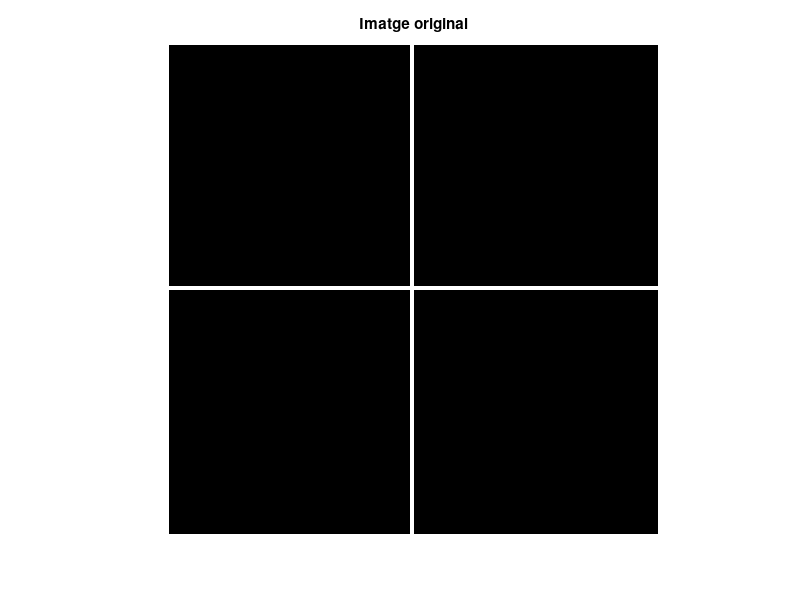
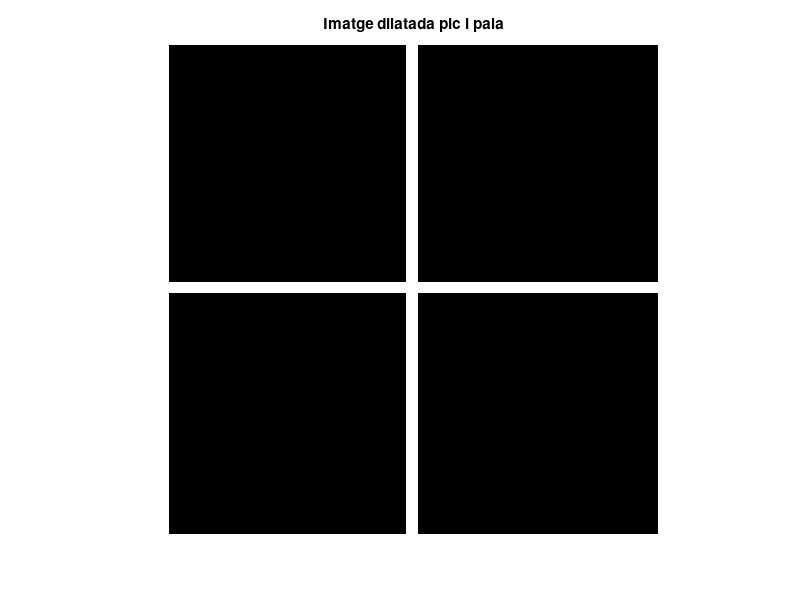
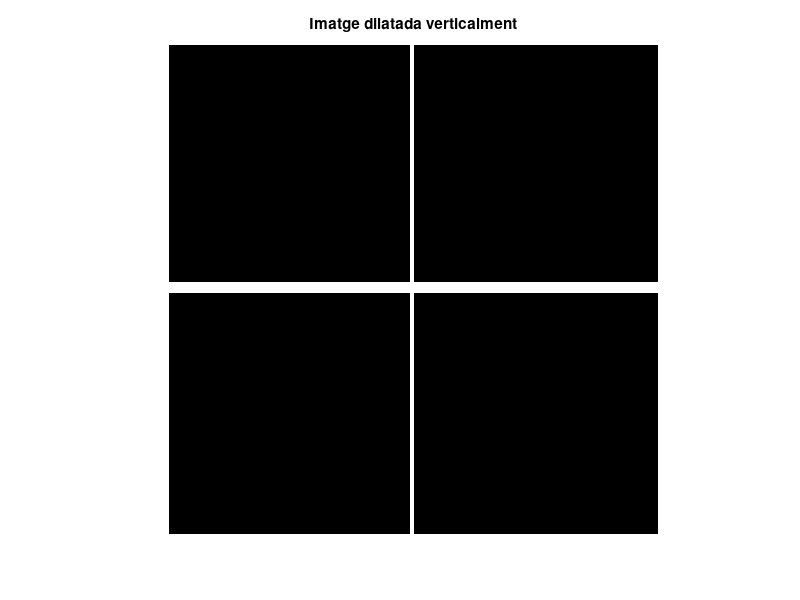
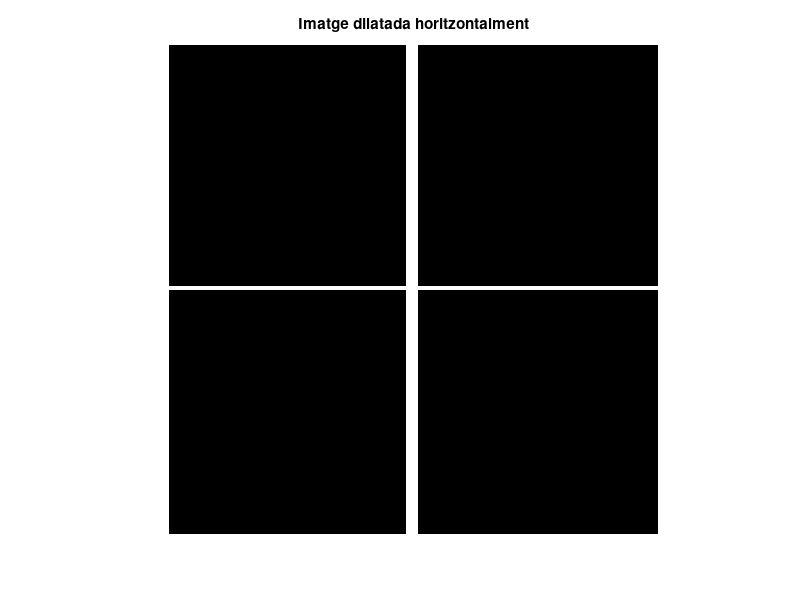

Write the MATLAB code that produced these figures, in order. (Note: this script raises an error after producing the figures.)
%% Dilatació
% dilatar blancs és el mateix que erosionar negres

ee = [1, 1, 1]; % element estructural

im = false(128);
im(64,:) = 1;   
im(:,64) = 1;   

figure; imshow(im); title('Imatge original');
pause(1);

rows = 128;
columns = 128;

imatge_dialatada = im;

for i = 1:rows
    for j = 1:columns
        if im(i,j) == 1
            for k = -1:1
                if i + k >= 1 && i + k <= rows
                    imatge_dialatada(i + k, j) = 1;
                end
                if j + k >= 1 && j + k <= columns
                    imatge_dialatada(i, j + k) = 1;
                end
            end
        end
    end
end

figure; imshow(imatge_dialatada); title('Imatge dilatada pic i pala');
pause(1);

%% Dilatació amb funció implementada

res2 = imdilate(im,ee');
figure; imshow(res2); title('Imatge dilatada verticalment');
pause(1);

res3 = imdilate(im,ee);
figure; imshow(res3); title('Imatge dilatada horitzontalment');
pause(1);

res4 = imdilate(res3, ee');
figure; imshow(res4); title('Imatge dilatada');
pause(1);

%% Erosió
ee = [1, 1, 1]; % element estructural

im = false(128);
im(61:65,:) = 1;   
im(:,61:65) = 1;   

figure; imshow(im); title('Imatge original');

rows = 128;
columns = 128;

imatge_erosionada = im;

for i = 1:rows
    for j = 1:columns
        if im(i,j) == 0
            for k = -1:1
                if i + k >= 1 && i + k <= rows
                    imatge_erosionada(i + k, j) = 0;
                end
                if j + k >= 1 && j + k <= columns
                    imatge_erosionada(i, j + k) = 0;
                end
            end
        end
    end
end

figure; imshow(imatge_erosionada); title('Imatge erosionada pic i pala');
pause(1);

%% Erosió amb funció implementada

im = imread('blob.tif');
figure; imshow(im); title('Imatge original');
pause(1);

ee = strel('disk', 5);
dil = imdilate(im, ee);
ero =imerode(im, ee);

figure; imshow(dil); title('Imatge dilatada');
pause(1);
figure; imshow(ero); title('Imatge erosionada');
pause(1);

%% experiment

klap = fspecial('laplacian');
im_lap = imfilter(double(im), klap);

figure; imshow(im_lap, []); title('Imatge amb laplacia');
pause(1);

ee = strel('disk',1);
pos = im_lap > 0;
neg = im_lap < 0;

figure; imshow(pos, []); title('positius');
pause(1);

figure; imshow(neg, []); title('negatius');
pause(1);

posdil = imdilate(pos, ee);
contorns = posdil & neg;

figure; imshow(contorns); title('Pasos per zero');
pause(1);

%% 

im = imread('blob3.tif');
figure; imshow(im); title('Imatge original');
pause(1);

dil = imdilate(im,ee);
ero = imerode(im,ee);
figure; imshow(dil); title('dil');
pause(1);
figure; imshow(ero); title('ero');
pause(1);

cext = dil - im;
figure; imshow(cext); title('Contorn extern');
pause(1);

cint = im - ero;
figure; imshow(cint); title('Contorn intern');
pause(1);

%% Laplacià morfològic

fusio = double(cint) - double(cext);
figure; imshow(fusio, []); title('Laplacià morfològic');
pause(1);

%% 

im = imread('touchcell.tif');
figure; imshow(im); title('Imatge original');
pause(1);

tdist = double(im);

ero = imerode(im, ee);
tdist = tdist + ero;

figure; imshow(tdist,[]); title('primera iteració');
pause(1);

ero = imerode(ero, ee);
tdist = tdist + ero;

figure; imshow(tdist,[]); title('segona iteració');
pause(1);

for i = 1:48
    ero = imerode(ero, ee);
    tdist = tdist + ero;
end

figure; imshow(tdist,[]); title('50 iteracions');
pause(1);

td = bwdist(im);
figure; imshow(td,[]); title('Transformacio de distancia inversa');
pause(1);
figure; mesh(td);

td = bwdist(~im);
figure; imshow(td,[]); title('Transformacio de distancia');
pause(1);

figure; mesh(td);